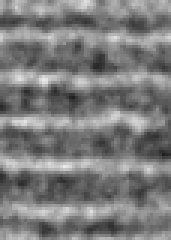
#> input picture rois/101.png, 57 x 80 px, found by its file name (shown 3 times larger); its folder holds 4 pictures in this run
$ jupyter execute --allow-errors _8_gapfinder_slice_histogram.ipynb
#> lines starting #> are read from the running program, lines starting #| are printed output that depends on the picture; pictures that were not available may be replaced by others from this repository, and a replacement may not be noted
[cell 1]
import pandas
import numpy as np
import matplotlib.pyplot as plt
import cv2
import os
import glob

[cell 2]
def get_processed_image(image_path, trial, process_name):
#> called with image_path = '_only/101.png', trial = 1, process_name = 'processed_images'
    filename = os.path.basename(image_path)
    return cv2.imread(f"./output/trial_{trial}/processed_images/masks/{process_name}/{os.path.basename(image_path)}", cv2.IMREAD_GRAYSCALE)
#> returned value is the input picture: shape (80, 57); min 31, max 235, mean 123.6


def get_subdirectories(directory):
    return [f.path for f in os.scandir(directory) if f.is_dir()]

def get_process_names(directory):
    return [os.path.basename(f) for f in get_subdirectories(directory)]

# [8 lines left out: function load_images_for_given_process, not called in this run]

# Display the process names for easy reference

[cell 3]
trial_number = 1
#> (the rest of this cell did not finish here and is left out)

# Display the 9 images and their processed versions for a given process_name

#> (a cell that did not finish here is left out)

# Create contours and filter according to size

[cell 5]
# [10 lines left out: function get_filtered_contours, not called in this run]

[cell 6]
process_name = "otsu_thresholding_blurred_not_equalized"
show_image_num = 1
images_dict = {}

#> (the rest of this cell did not finish here and is left out)

# Look at signals in the image

[cell 7]
from scipy.signal import find_peaks
from scipy.signal import peak_widths

# set the parameters of the image

[cell 8]
chosen_height = 0.5

#> (the rest of this cell did not finish here and is left out)

#> (a cell that did not finish here is left out)

#> (a cell that did not finish here is left out)

for each peak, corresponding trough? Max and min. FWHM for both peak and trough. Can just invert the image to calculate the troughs.

## Outputs
Two ouput types:

### Type 1:
013 WT-DA-1 19k new sec strip 2
Number of peaks: 8
Average distance between peaks: 13.57
Average peak height: 15810.00
Average peak width: 0.00
Peak_num 0: peak: 5, peak_height: 15810, width: 5.27, left base: 2.18, right base: 7.45, center: 4.82
Peak_num 1: peak: 18, peak_height: 15810, width: 5.16, left base: 15.26, right base: 20.43, center: 17.84
Peak_num 2: peak: 31, peak_height: 15810, width: 4.82, left base: 28.89, right base: 33.70, center: 31.30
Peak_num 3: peak: 44, peak_height: 15810, width: 5.56, left base: 42.00, right base: 47.56, center: 44.78
Peak_num 4: peak: 59, peak_height: 15810, width: 5.00, left base: 56.69, right base: 61.69, center: 59.19
Peak_num 5: peak: 72, peak_height: 15810, width: 4.95, left base: 69.72, right base: 74.67, center: 72.20
Peak_num 6: peak: 86, peak_height: 15810, width: 5.09, left base: 83.22, right base: 88.32, center: 85.77
Peak_num 7: peak: 100, peak_height: 15810, width: 4.81, left base: 97.53, right base: 102.34, center: 99.94

## Type 2: derived from the first type
Use center insetad of peak, as peak is an index value, and not a real value.
Peak-to-Peak, Trough-to-Trough
Data that you van put on an excel and average:
Distance between maxima, distance between minima, and FWHM for both maxima and minima. Number of maxima.

7 maxima-to-maxima, 6 minima-to-minima, 8 maxima FWHM, 7 minima FWHM for 8 peaks.

## metadata
- image name
- image size
- equalize histogram parameters, clip_low, clip_high
- Otsu thresholding parameters
- contour min and max area used for thresholding
- opening and closing kernel size and iterations

and the parameters used for the peak detection.
Output the metadata in a separate file.

### Vaclav's experiment
Swelling of the lumen, in light conditions abouve a certain threshold. Has consequences for elctron transport,plastocyanin.

Has used image j, sigmaplot. Have observed changes, in previous experiments. Significant increase in lumen, stromal gap is increasing too. Can see the diff with the naked eye, but not with sigmaplot.

Different fixations of chloroplast and thylakoids has an impact on these parameters as well. Introduce the method, show that there are differences among the treatments.

Later, can track light changes, and see how the lumen is changing. DIfferent paper, question.
### methods

Measure lumen size, with FWHM of peaks.
Measure stromal gap, distance between the base of one peaks FWHM base to the next. We do that with the inverted histogram and look at troughs.

[cell 11]
chosen_height = 0.5


# get a list of the images in our output folder. They will all have the same filename,
# but the different processed images will be in different folders
images = glob.glob(f".\\roi_images\\*.png")

contour_image_0 = get_processed_image(images[0], trial_number, "processed_images")

# invert the contour_image_0
trough_image_0 = cv2.bitwise_not(contour_image_0)
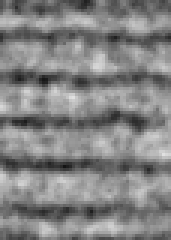
#> trough_image_0: shape (80, 57) (shown 3 times larger); min 20, max 224, mean 131.4

# Lets look at the image as a histogram of where the pixels are in the y axis
# we can use numpy.sum to sum the pixels in the x axis
# and then plot that as a histogram
#> (the rest of this cell did not finish here and is left out)

[cell 12]
# create a function that takes an image and returns the histogram with the peaks and half-way points
from scipy.signal import find_peaks, peak_widths

def get_histogram(image_name, image, chosen_fw_height=0.5):

    # Lets look at the image as a histogram of where the pixels are in the y axis
    # we can use numpy.sum to sum the pixels in the x axis
    # and then plot that as a histogram
    histogram = numpy.sum(image, axis=1)

    # get the peaks in the histogram
    peaks, _ = find_peaks(histogram, height=1000)
    t_peaks, _ = find_peaks(t_histogram, height=1000)

    peak_heights = histogram[peaks]

    # what about the average distance between the peaks?
    peak_distances = numpy.diff(peaks)
    avg_peak_distance = numpy.mean(peak_distances)

    # get the half-way point between the peaks
    halfway_points = peaks[:-1] + peak_distances // 2

    # how about the full-width at half-maximum?
    # we can use the peak_widths function from scipy
    results = peak_widths(histogram, peaks, rel_height=chosen_height)
    t_results = peak_widths(t_histogram, t_peaks, rel_height=chosen_height)

    return {
        "image_name": image_name,
        "histogram": histogram,
        "peaks": peaks,
        "peak_heights": peak_heights,
        "peak_widths": peak_widths,
        "avg_peak_distance": avg_peak_distance,
        "halfway_points": halfway_points,
        "results": results,
        "t_peaks": t_peaks,
        "t_results": t_results,
    }

[cell 13]
# [8 lines left out: function process_peak, not called in this run]

[cell 14]
# [5 lines left out: function get_average_peak_width, not called in this run]

def process_image(image):
    image_name = os.path.basename(image).split(".")[0]
    contour_image = get_processed_image(image, trial_number, "contours")
    hist_results = get_histogram(image_name, contour_image, chosen_height)
    t_hist_results = get_histogram(image_name, cv2.bitwise_not(contour_image), chosen_height)
    peak_results = [process_peak(hist_results["peaks"], hist_results["results"], i) for i in range(len(hist_results["results"][0]))]
    t_peak_results = [process_peak(t_hist_results["peaks"], t_hist_results["results"], i) for i in range(len(t_hist_results["results"][0]))]
    average_peak_height = numpy.mean(hist_results['peak_heights'])
    average_peak_width = get_average_peak_width(hist_results)
    average_trough_width = get_average_peak_width(t_hist_results)

    print(hist_results["image_name"])
    print(f"Average distance between peaks: {hist_results['avg_peak_distance']:.2f}")
    print(f"Average peak height: {average_peak_height:.2f}")
    print(f"Average peak width: {average_peak_width:.2f}")

    peak_list = []

    for i, both_peaks in enumerate(zip(peak_results, t_peak_results)):
        peak, t_peak = both_peaks
        peak["peak_height"] = hist_results['peak_heights'][i]
        t_peak["peak_height"] = t_hist_results['peak_heights'][i]

        # f"Peak_num {peak['peak_num']}: peak: {peak['peak']}, peak_height: {peak['peak_height']}, width: {peak['width']:.2f}, left base: {peak['left_base']:.2f}, right base: {peak['right_base']:.2f}, center: {peak['center']:.2f}"
        peak_dict = {"type": "peak", "num": peak['peak_num'], "peak_idx": peak['peak'], "peak_height": round(peak['peak_height'], 2), "fwhm_width": round(peak['width'], 2), "left_base": round(peak['left_base'], 2), "right_base": round(peak['right_base'], 2), "center": round(peak['center'], 2)}
        t_peak_dict = {"type": "trough", "num": t_peak['peak_num'], "peak_idx": t_peak['peak'], "peak_height": round(t_peak['peak_height'], 2), "fwhm_width": round(t_peak['width'], 2), "left_base": round(t_peak['left_base'], 2), "right_base": round(t_peak['right_base'], 2), "center": round(t_peak['center'], 2)}

        peak_list.append(peak_dict)
        peak_list.append(t_peak_dict)

    return {
        "image_name": image_name,
        "contour_image": contour_image,
        "hist_results": hist_results,
        "peak_results": peak_results,
        "average_peak_height": average_peak_height,
        "average_peak_width": average_peak_width,
        "average_trough_width": average_trough_width,
        "fwhm_dicts": peak_list
    }

[cell 15]
import pandas as pd

# [48 lines left out: functions display_histogram, filter_peaks_by_height_and_width, calculate_peak_to_peak_distance, not called in this run]

[cell 16]
import json

chosen_height = 0.5 # FWHM height, as a fraction of the peak height. 0.5 is the default
height_th_ratio = .6
width_th_ratio = .8
base_path = f"./output/trial_{trial_number}"
output_path = os.path.join(base_path, "data")
metadata_path = os.path.join(base_path, "processing_metadata.json")
print(metadata_path)

images = glob.glob(f"./output/trial_{trial_number}/strips/*.png")
#> (the rest of this cell did not finish here and is left out)

left_base,right_base,center,image_name,height_th,width_th,type,num,peak_idx,peak_height,fwhm_width

## Plot peaks and troughs on the strip images

now we need to import that data, and plot each of the peaks, and the troughs. We do that by loading the original image strip, rotating it 90 degrees, and the drawing the peak center and trough center as vertical lines on the image.

[cell 17]
# import the images again, this time the raw image
raw_images = glob.glob(f"./output/trial_{trial_number}/strips/*.png")

# peak/trough image folder is in the "peak_trough" folder
output_path = os.path.join(base_path, "peak_trough")
print(output_path)
data_path = os.path.join(base_path, "data")

# cyan for peak color line
peak_color = (0, 255, 255)
trough_color = (255, 128, 0)

if not os.path.exists(output_path):
    os.makedirs(output_path)

print(len(raw_images))

#> (the rest of this cell did not finish here and is left out)

#| (80, 57)
#> `raw_image = cv2.rotate(raw_image, cv2.ROTATE_90_COUNTERCLOCKWISE)`:
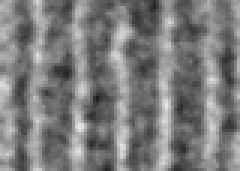
#> raw_image: shape (57, 80) (shown 3 times larger); min 31, max 235, mean 123.6
    print(raw_image.shape)

    # rotate the image 90 degrees counter-clockwise
    raw_image = cv2.rotate(raw_image, cv2.ROTATE_90_COUNTERCLOCKWISE)

    # convert it to an rgb image from grayscale
    raw_image = cv2.cvtColor(raw_image, cv2.COLOR_GRAY2RGB)

    # get the base name of the image, strip out the png, and then use that to load the csv file
    image_name = os.path.basename(image).split(".")[0]
    df = pd.read_csv(f"{data_path}/{image_name}_data.csv")

    print(image_name)
    print(df.shape)
    print(raw_image.shape)

    peak_df = df[df["type"]=="peak"]
    trough_df = df[df["type"]=="trough"]


    for center in peak_df["center"]:
        cv2.line(raw_image, (int(center), 0), (int(center), raw_image.shape[0]), peak_color, 1)

    # add a vertical line to the image for each trough
    for center in trough_df["center"]:
        cv2.line(raw_image, (int(center), 0), (int(center), raw_image.shape[0]), trough_color, 1)

    plt.title(f"{image_name} with peaks and troughs")

    # get rid of the axes and all of that
    plt.imshow(raw_image, cmap="viridis")
    plt.axis("off")
    plt.imsave(f"{output_path}/{image_name}.png", raw_image)

# Create image dict
We need to create an image dict, with the image name as the key, and the value being a dict with the following keys:
raw_image: the original image
thresholded: the thresholded image
contours: the contours image
overlay: the overlay image
peak_trough: the peak and trough image

[cell 18]
def create_image_dict(image_name, base_path=f"./output/trial_{trial_number}"):
    def get_abs_path(image_type):
        return os.path.abspath(f"{base_path}/{image_type}/{image_name}.png")

    return {
        "raw": get_abs_path("strips"),
        "equalized": get_abs_path("equalized"),
        "thresholded": get_abs_path("thresholded"),
        "contours": get_abs_path("contours"),
        "overlay": get_abs_path("overlay"),
        "peak_trough": get_abs_path("peak_trough")
    }

image_names = [os.path.basename(image).split(".")[0] for image in images]

image_paths = {f"{image_name}": create_image_dict(image_name) for image_name in image_names}

[cell 19]
import cv2
import numpy as np

def add_horizontal_peak_trough_lines(image, csv_path, peak_color=(255, 128, 0), trough_color=(0, 255, 255), alpha=0.5, width=10):
    df = pd.read_csv(csv_path)
    peak_df = df[df["type"]=="peak"]
    trough_df = df[df["type"]=="trough"]

    # Create a copy of the original image to draw lines on
    line_image = image.copy()

    for center in peak_df["center"]:
        # add a horizontal line at the y coordinate center
        cv2.line(line_image, (0, int(center)), (line_image.shape[1], int(center)), peak_color, width)

    for center in trough_df["center"]:
        # add a horizontal line at the y coordinate center
        cv2.line(line_image, (0, int(center)), (line_image.shape[1], int(center)), trough_color, width)

    # Blend the original image with the line image
    cv2.addWeighted(line_image, alpha, image, 1 - alpha, 0, image)

    return image

def load_rgb_image(image_path):
    bgr_image = cv2.imread(image_path, cv2.IMREAD_COLOR)
    rgb_image = cv2.cvtColor(bgr_image, cv2.COLOR_BGR2RGB)
    return rgb_image

## Create a comparison image
We need to see a comparison of all the iamges we have created so far

[cell 20]
import os
import numpy as np
import matplotlib.pyplot as plt
from matplotlib.patches import Patch

# Assuming the functions `load_rgb_image` and `add_horizontal_peak_trough_lines` are defined elsewhere

# Set the paths
output_path = os.path.join(base_path, "peak_trough")
data_path = os.path.join(base_path, "data")
line_alpha = 0.8
line_width = 1
peak_color = (255, 128, 0)
trough_color = (0, 255, 255)

# Create the directory if it doesn't exist
if not os.path.exists(output_path):
    os.makedirs(output_path)

# List to store all processed images
all_images = []
titles = []

# Process each image and store the results
#> (the rest of this cell did not finish here and is left out)

#| fig_height: 3.2
    equalized_image = add_horizontal_peak_trough_lines(equalized_image, csv_path, peak_color=peak_color, trough_color=trough_color, alpha=line_alpha, width=line_width)
    thresholded_image = add_horizontal_peak_trough_lines(thresholded_image, csv_path, peak_color=peak_color, trough_color=trough_color, alpha=line_alpha, width=line_width)
    contours_image = add_horizontal_peak_trough_lines(contours_image, csv_path, peak_color=peak_color, trough_color=trough_color, alpha=line_alpha, width=line_width)

    # Append images and titles to lists
    all_images.append([raw_image, equalized_image, thresholded_image, contours_image])
    titles.append(f"{image} peaks and troughs")

# Calculate the size of the figure
fig_width = raw_image.shape[1] / 20
fig_height = raw_image.shape[0] / 20


# Plot all the images in a single figure with multiple rows and 4 columns
num_rows = len(image_paths)
fig, axes = plt.subplots(num_rows, 4, figsize=(fig_width * 4, fig_height * num_rows))

for row, images in enumerate(all_images):
    for col, img in enumerate(images):
        axes[row, col].imshow(img)
        axes[row, col].axis("off")
        if row == 0:
            if col == 0:
                axes[row, col].set_title("raw")
            elif col == 1:
                axes[row, col].set_title("equalized")
            elif col == 2:
                axes[row, col].set_title("thresholded")
            elif col == 3:
                axes[row, col].set_title("contours")

# Add a legend for peak and trough colors
peak_patch = Patch(color=tuple(np.array(peak_color) / 255), label='peak')
trough_patch = Patch(color=tuple(np.array(trough_color) / 255), label='trough')
fig.legend(handles=[peak_patch, trough_patch], bbox_to_anchor=(1.05, 0.5), loc='center left')

plt.tight_layout()
plt.subplots_adjust(top=0.95)  # Adjust top to make room for the titles
fig.suptitle("Peaks and Troughs in Images")

# Save the combined figure
plt.savefig(f"./report/peak_troughs.png")
plt.show()

[cell 21]
# [64 lines of commented-out code are left out]

# now lets do something similar with the FWHM for both peaks and troughs

[cell 22]
import cv2
import numpy as np

def add_fwhm_boxes(image, csv_path, peak_color=(255, 128, 0), trough_color=(0, 255, 255), alpha=0.2):
#| fig_height: 3.2
    df = pd.read_csv(csv_path)
    peak_df = df[df["type"]=="peak"]
    trough_df = df[df["type"]=="trough"]

    # Create a copy of the original image to draw lines on
    overlay = image.copy()

    print(f"image y = {image.shape[0]}, image x = {image.shape[1]}")

    for index, row in df.iterrows():
        top_y = int(row["left_base"])
        bottom_y = int(row["right_base"])
        print(f"top_y: {top_y}, bottom_y: {bottom_y}")
        box_color = peak_color if row["type"] == "peak" else trough_color
        cv2.rectangle(overlay, (0, top_y), (image.shape[1], bottom_y), box_color, -1)

    # Blend the original image with the line image
    cv2.addWeighted(overlay, alpha, image, 1 - alpha, 0, image)

    return image

[cell 23]
from matplotlib.lines import Line2D
from matplotlib.patches import Patch

output_path = os.path.join(base_path, "fwhm_comparison")
data_path = os.path.join(base_path, "data")
line_alpha = 0.2
peak_color=(255, 128, 0)
trough_color=(0, 255, 255)

#create the directory if it doesn't exist
if not os.path.exists(output_path):
    os.makedirs(output_path)

#> (the rest of this cell did not finish here and is left out)

[cell 24]
from matplotlib.lines import Line2D
from matplotlib.patches import Patch

output_path = os.path.join(base_path, "comparison2")
data_path = os.path.join(base_path, "data")
line_alpha = 0.8
line_width = 1
peak_color=(255, 128, 0)
trough_color=(0, 255, 255)

#create the directory if it doesn't exist
if not os.path.exists(output_path):
    os.makedirs(output_path)

#> (the rest of this cell did not finish here and is left out)

$ run again, on rois/161.png
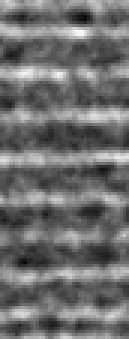
#> input picture rois/161.png, 43 x 113 px, found by its file name (shown 3 times larger)
#> in get_processed_image, returned value is the input picture: shape (113, 43); min 9, max 251, mean 110.4
#> `trough_image_0 = cv2.bitwise_not(contour_image_0)`:
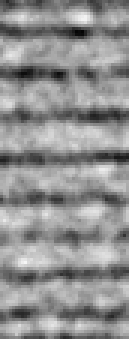
#> trough_image_0: shape (113, 43) (shown 3 times larger); min 4, max 246, mean 144.6
#| (113, 43)
#> `raw_image = cv2.rotate(raw_image, cv2.ROTATE_90_COUNTERCLOCKWISE)`:
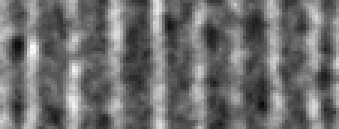
#> raw_image: shape (43, 113) (shown 3 times larger); min 9, max 251, mean 110.4
#| fig_height: 4.52
#| fig_height: 4.52

$ run again, on rois/176.png
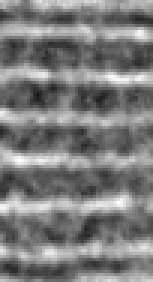
#> input picture rois/176.png, 51 x 94 px, found by its file name (shown 3 times larger)
#> in get_processed_image, returned value is the input picture: shape (94, 51); min 26, max 254, mean 124.2
#> `trough_image_0 = cv2.bitwise_not(contour_image_0)`:
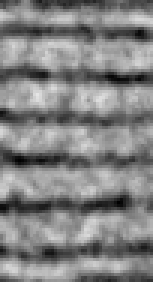
#> trough_image_0: shape (94, 51) (shown 3 times larger); min 1, max 229, mean 130.8
#| (94, 51)
#> `raw_image = cv2.rotate(raw_image, cv2.ROTATE_90_COUNTERCLOCKWISE)`:
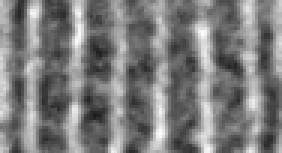
#> raw_image: shape (51, 94) (shown 3 times larger); min 26, max 254, mean 124.2
#| fig_height: 3.76
#| fig_height: 3.76

$ run again, on rois/187.png
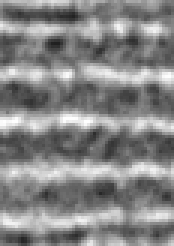
#> input picture rois/187.png, 58 x 82 px, found by its file name (shown 3 times larger)
#> in get_processed_image, returned value is the input picture: shape (82, 58); min 32, max 254, mean 133.7
#> `trough_image_0 = cv2.bitwise_not(contour_image_0)`:
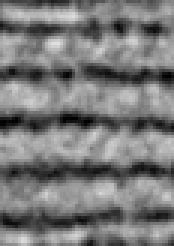
#> trough_image_0: shape (82, 58) (shown 3 times larger); min 1, max 223, mean 121.3
#| (82, 58)
#> `raw_image = cv2.rotate(raw_image, cv2.ROTATE_90_COUNTERCLOCKWISE)`:
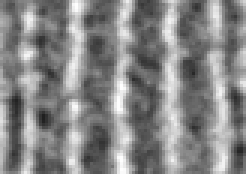
#> raw_image: shape (58, 82) (shown 3 times larger); min 32, max 254, mean 133.7
#| fig_height: 3.28
#| fig_height: 3.28
